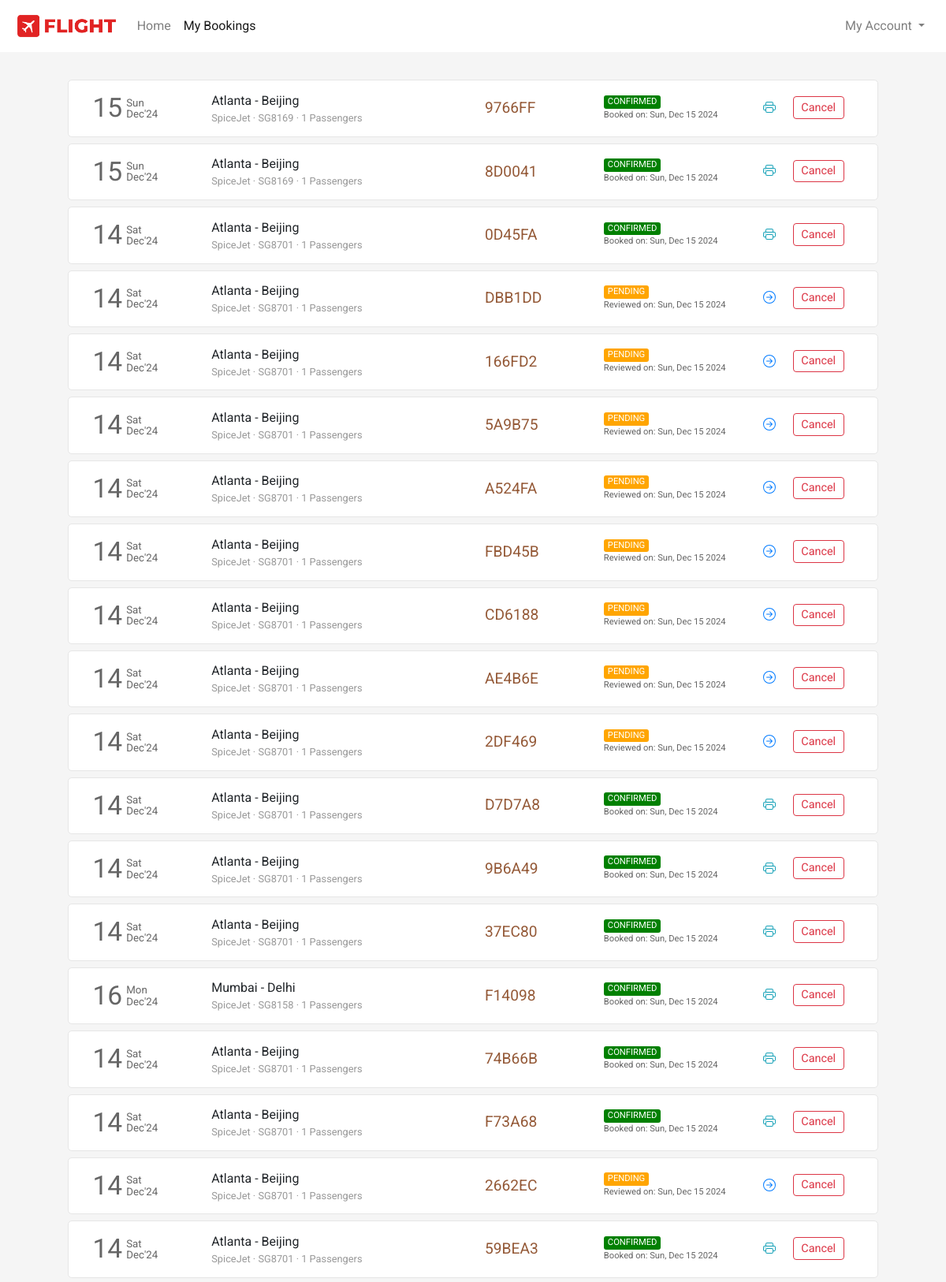
/booking/bookings/ (signed in, upper part), run on the app's committed database.
### payment/models.py (models this page shows)
class Ticket(models.Model):
    user = models.ForeignKey(User, on_delete=models.CASCADE, related_name="bookings", blank=True, null=True)
    passengers = models.ManyToManyField(Passenger, related_name="flight_tickets")
    ref_no = models.CharField(max_length=6, unique=True)
    flight = models.ForeignKey(Flight, on_delete=models.CASCADE, related_name="tickets", blank=True, null=True)
    flight_ddate = models.DateField(blank=True, null=True)
    flight_adate = models.DateField(blank=True, null=True)
    flight_fare = models.FloatField(blank=True, null=True)
    other_charges = models.FloatField(blank=True, null=True)
    coupon_used = models.CharField(max_length=15, blank=True)
    coupon_discount = models.FloatField(default=0.0)
    total_fare = models.FloatField(blank=True, null=True)
    seat_class = models.CharField(max_length=20, choices=SEAT_CLASS)
    booking_date = models.DateTimeField(default=datetime.now)
    mobile = models.CharField(max_length=20, blank=True)
    email = models.EmailField(max_length=45, blank=True)
    status = models.CharField(max_length=45, choices=TICKET_STATUS)

### flights/models.py (models this page shows, shortened)
class Flight(models.Model):
    origin = models.ForeignKey(Place, on_delete=models.CASCADE, related_name="departures",null=True)
    destination = models.ForeignKey(Place, on_delete=models.CASCADE, related_name="arrivals",null=True)
    depart_time = models.TimeField(auto_now=False, auto_now_add=False,null=True)
    depart_day = models.ManyToManyField(Week, related_name="flights_of_the_day")
    duration = models.DurationField(null=True)
    arrival_time = models.TimeField(auto_now=False, auto_now_add=False,null=True)
    plane = models.CharField(max_length=24,null=True)
    airline = models.CharField(max_length=64,null=True)
    economy_fare = models.FloatField(null=True)
    business_fare = models.FloatField(null=True)
    first_fare = models.FloatField(null=True)

class Place(models.Model):
    city = models.CharField(max_length=64,null=True)
    airport = models.CharField(max_length=64,null=True)
    code = models.CharField(max_length=3,null=True)
    country = models.CharField(max_length=64,null=True)

### booking/views.py (the view)
# urls.py: path('bookings/', views.bookings, name="bookings"),
def bookings(request):
    if request.user.is_authenticated:
        tickets = Ticket.objects.filter(user=request.user).order_by('-booking_date')
        return render(request, 'bookings.html', {
            'page': 'bookings',
            'tickets': tickets
        })
    else:
        return HttpResponseRedirect(reverse('login'))

### frontend/template/bookings.html (shortened to what this page needs)
{% extends 'layout.html' %}
{% load static %}
{% block head %}
    <link rel="stylesheet" href="{% static 'css/bookings_style.css' %}">
{% endblock head %}
{% block body %}
    <section class="section section1">
        <div class="container">
            {% if tickets %}
                {% for ticket in tickets %}
                    <div class="row each-booking-div" id="{{ticket.ref_no}}">
                        <div class="col-2" style="display: flex;">
                            <div style="display: flex; color: #666666; margin-top: auto;">
                                <div>
                                    <span style="font-size: 2.1em;">{{ticket.flight_ddate | date:"d"}}</span>
                                </div>
                                <div style="font-size: smaller; display: flex; margin: auto 0; padding-left: 5px; line-height: 1em;">
                                    <div style="margin: auto;">
                                        <div style="margin-bottom: 1px;">{{ticket.flight_ddate | date:"D"}}</div>
                                        <div style="margin-top: 1px;">{{ticket.flight_ddate | date:"M'y"}}</div>
                                    </div>
                                </div>
                            </div>
                        </div>
                        <div class="col-4 middle-div">
                            <div style="width:100%">
                                <div class="row places-div" style=" display: flex;">
                                    <div style="max-width: 45%;">{{ticket.flight.origin.city}}</div>
                                    <div>&nbsp;-&nbsp;</div>
                                    <div style="max-width: 45%;">{{ticket.flight.destination.city}}</div>
                                </div>
                                <div class="row places-div" style="font-size: .8em; color: #999999; ">
                                    <div style="max-width: 100%;">{{ticket.flight.airline}} &middot; {{ticket.flight.plane}} &middot; {{ticket.passengers.count}} Passengers</div>
                                </div>
                            </div>
                        </div>
                        <div class="col-2 middle-div">
                            <div style="font-size: 1.2em; color: #945937;">{{ticket.ref_no}}</div>
                        </div>
                        <div class="col-2 middle-div">
                            <div>
                                <div class="row status-div">
                                    {% if ticket.status == 'CONFIRMED' %}
                                        <div class="green">{{ticket.status}}</div>
                                    {% endif %}
                                    {% if ticket.status == 'PENDING' %}
                                        <div class="orange">{{ticket.status}}</div>
                                    {% endif %}
                                </div>
                                <div class="row booking-date-div" style="font-size: .7em; color: #666;">
                                    {% if ticket.status == 'CONFIRMED' %}
                                        Booked on: {{ticket.booking_date | date:"D, M d Y"}}
                                    {% endif %}
                                    {% if ticket.status == 'PENDING' %}
                                        Reviewed on: {{ticket.booking_date | date:"D, M d Y"}}
                                    {% endif %}
                                </div>
                            </div>
                        </div>
                        <div class="col-2 last-div">
                            <div>
                                <div class="ticket-action-div">
                                    {% if ticket.status == 'CONFIRMED' %}
                                        <form action="{% url 'cancelTicket' %}" method="POST" target="_blank">
                                            <button type="submit" class="btn btn-outline-info btnp pbtn">
                                            </button>
                                        </form>
                                        <button class="btn btn-outline-danger btnp cbtn"  data-ref="{{ticket.ref_no}}" onclick="popup(this)">Cancel</button>
                                    {% endif %}
                                    {% if ticket.status == 'PENDING' %}
                                        <form action="{% url 'resumeBooking' %}" method="POST">
                                            <button type="submit" class="btn btn-outline-primary btnp rbtn">
                                            </button>
                                        </form>
                                        <button type="button" class="btn btn-outline-danger btnp cbtn" data-ref="{{ticket.ref_no}}" onclick="popup(this)">Cancel</button>
                                    {% endif %}
                                </div>
                            </div>
                        </div>
                    </div>
                {% endfor %}
            {% endif %}
        </div>
    </section>
{% endblock %}

### frontend/static/css/layout_style.css (style rules this page uses)
body { margin: 0px; padding: 0px; font-family: "Rubik", sans-serif; font-weight: normal; font-style: normal; min-width: 250px; }
.section { background-size: cover; background-position: center; background-repeat: no-repeat; padding: 30px 50px; min-height: 100vh; }

### frontend/static/css/bookings_style.css (style rules this page uses)
* { font-family: 'Roboto', sans-serif; }
body { background-color: #f5f5f5; word-wrap: break-word; }
.container { cursor: pointer; }
.each-booking-div { width: 96%; margin: 5px auto 8px auto; transition-duration: .4s; padding: 10px 15px; background-color: #fff; border: 1px solid #e6e6e6; border-radius: 5px; }
.btnp { padding: .15rem .6rem; font-size: .9em; margin-top: 3px; margin-bottom: 5px; }
.each-booking-div > div { display: flex; overflow: auto; }
.each-booking-div > div > div { margin-top: auto; margin-bottom: auto; width: 100%; }
.green, .red, .orange { border-radius: 3px; color: white; padding-left: 5px; padding-right: 5px; font-size: .7em; }
.green { background-color: green; }
.orange { background-color: orange; }
.ticket-action-div { display: flex; justify-content: space-evenly; }
.pbtn, .rbtn { border: 0; }

### data on the page
Ticket: flight_ddate "15", flight_ddate "Sun", flight_ddate "Dec'24", flight.origin.city "Atlanta", flight.destination.city "Beijing", flight.airline "SpiceJet", flight.plane "SG8169", passengers.count "1", ref_no "9766FF", status "CONFIRMED", booking_date "Sun, Dec 15 2024"
Ticket: flight_ddate "15", flight_ddate "Sun", flight_ddate "Dec'24", flight.origin.city "Atlanta", flight.destination.city "Beijing", flight.airline "SpiceJet", flight.plane "SG8169", passengers.count "1", ref_no "8D0041", status "CONFIRMED", booking_date "Sun, Dec 15 2024"
Ticket: flight_ddate "14", flight_ddate "Sat", flight_ddate "Dec'24", flight.origin.city "Atlanta", flight.destination.city "Beijing", flight.airline "SpiceJet", flight.plane "SG8701", passengers.count "1", ref_no "0D45FA", status "CONFIRMED", booking_date "Sun, Dec 15 2024"
Ticket: flight_ddate "14", flight_ddate "Sat", flight_ddate "Dec'24", flight.origin.city "Atlanta", flight.destination.city "Beijing", flight.airline "SpiceJet", flight.plane "SG8701", passengers.count "1", ref_no "DBB1DD", status "PENDING", booking_date "Sun, Dec 15 2024"
Ticket: flight_ddate "14", flight_ddate "Sat", flight_ddate "Dec'24", flight.origin.city "Atlanta", flight.destination.city "Beijing", flight.airline "SpiceJet", flight.plane "SG8701", passengers.count "1", ref_no "166FD2", status "PENDING", booking_date "Sun, Dec 15 2024"
Ticket: flight_ddate "14", flight_ddate "Sat", flight_ddate "Dec'24", flight.origin.city "Atlanta", flight.destination.city "Beijing", flight.airline "SpiceJet", flight.plane "SG8701", passengers.count "1", ref_no "5A9B75", status "PENDING", booking_date "Sun, Dec 15 2024"
Ticket: flight_ddate "14", flight_ddate "Sat", flight_ddate "Dec'24", flight.origin.city "Atlanta", flight.destination.city "Beijing", flight.airline "SpiceJet", flight.plane "SG8701", passengers.count "1", ref_no "A524FA", status "PENDING", booking_date "Sun, Dec 15 2024"
Ticket: flight_ddate "14", flight_ddate "Sat", flight_ddate "Dec'24", flight.origin.city "Atlanta", flight.destination.city "Beijing", flight.airline "SpiceJet", flight.plane "SG8701", passengers.count "1", ref_no "FBD45B", status "PENDING", booking_date "Sun, Dec 15 2024"
Ticket: flight_ddate "14", flight_ddate "Sat", flight_ddate "Dec'24", flight.origin.city "Atlanta", flight.destination.city "Beijing", flight.airline "SpiceJet", flight.plane "SG8701", passengers.count "1", ref_no "CD6188", status "PENDING", booking_date "Sun, Dec 15 2024"
Ticket: flight_ddate "14", flight_ddate "Sat", flight_ddate "Dec'24", flight.origin.city "Atlanta", flight.destination.city "Beijing", flight.airline "SpiceJet", flight.plane "SG8701", passengers.count "1", ref_no "AE4B6E", status "PENDING", booking_date "Sun, Dec 15 2024"
Ticket: flight_ddate "14", flight_ddate "Sat", flight_ddate "Dec'24", flight.origin.city "Atlanta", flight.destination.city "Beijing", flight.airline "SpiceJet", flight.plane "SG8701", passengers.count "1", ref_no "2DF469", status "PENDING", booking_date "Sun, Dec 15 2024"
Ticket: flight_ddate "14", flight_ddate "Sat", flight_ddate "Dec'24", flight.origin.city "Atlanta", flight.destination.city "Beijing", flight.airline "SpiceJet", flight.plane "SG8701", passengers.count "1", ref_no "D7D7A8", status "CONFIRMED", booking_date "Sun, Dec 15 2024"
Ticket: flight_ddate "14", flight_ddate "Sat", flight_ddate "Dec'24", flight.origin.city "Atlanta", flight.destination.city "Beijing", flight.airline "SpiceJet", flight.plane "SG8701", passengers.count "1", ref_no "9B6A49", status "CONFIRMED", booking_date "Sun, Dec 15 2024"
Ticket: flight_ddate "14", flight_ddate "Sat", flight_ddate "Dec'24", flight.origin.city "Atlanta", flight.destination.city "Beijing", flight.airline "SpiceJet", flight.plane "SG8701", passengers.count "1", ref_no "37EC80", status "CONFIRMED", booking_date "Sun, Dec 15 2024"
Ticket: flight_ddate "16", flight_ddate "Mon", flight_ddate "Dec'24", flight.origin.city "Mumbai", flight.destination.city "Delhi", flight.airline "SpiceJet", flight.plane "SG8158", passengers.count "1", ref_no "F14098", status "CONFIRMED", booking_date "Sun, Dec 15 2024"
Ticket: flight_ddate "14", flight_ddate "Sat", flight_ddate "Dec'24", flight.origin.city "Atlanta", flight.destination.city "Beijing", flight.airline "SpiceJet", flight.plane "SG8701", passengers.count "1", ref_no "74B66B", status "CONFIRMED", booking_date "Sun, Dec 15 2024"
Ticket: flight_ddate "14", flight_ddate "Sat", flight_ddate "Dec'24", flight.origin.city "Atlanta", flight.destination.city "Beijing", flight.airline "SpiceJet", flight.plane "SG8701", passengers.count "1", ref_no "F73A68", status "CONFIRMED", booking_date "Sun, Dec 15 2024"
Ticket: flight_ddate "14", flight_ddate "Sat", flight_ddate "Dec'24", flight.origin.city "Atlanta", flight.destination.city "Beijing", flight.airline "SpiceJet", flight.plane "SG8701", passengers.count "1", ref_no "2662EC", status "PENDING", booking_date "Sun, Dec 15 2024"
Ticket: flight_ddate "14", flight_ddate "Sat", flight_ddate "Dec'24", flight.origin.city "Atlanta", flight.destination.city "Beijing", flight.airline "SpiceJet", flight.plane "SG8701", passengers.count "1", ref_no "59BEA3", status "CONFIRMED", booking_date "Sun, Dec 15 2024"
